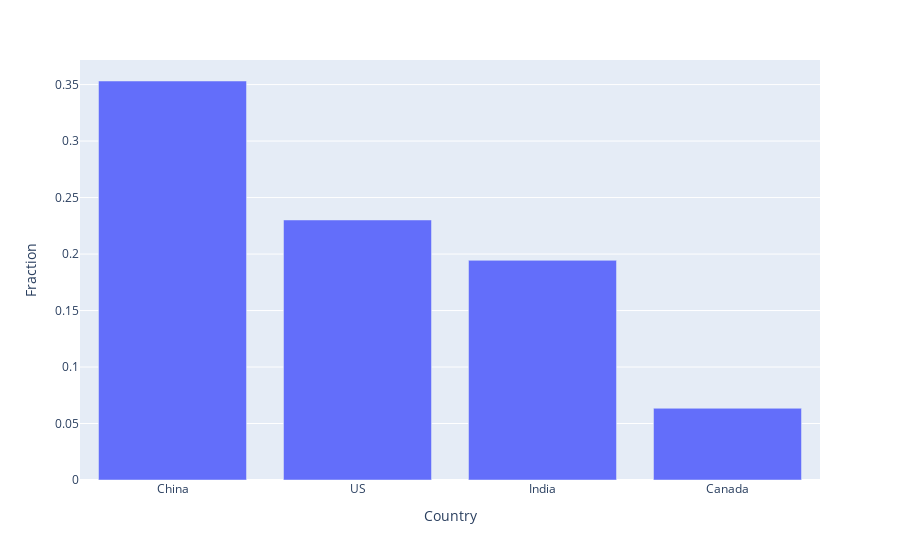

The notebook cell saved with this chart:
### Markdown cell above
# 3. What countries are people from?

### Code cell
from_china = degrees.groupby('id')['Country'].apply(set).apply(lambda x: 'China' in x).mean()
from_india = degrees.groupby('id')['Country'].apply(set).apply(lambda x: 'India' in x).mean()
from_us = degrees.groupby('id')['Country'].apply(set).apply(lambda x: len(x) == 1 and 'United States' in x).mean()
from_canada = degrees.groupby('id')['Country'].apply(set).apply(lambda x: 'Canada' in x).mean()
from_ = pd.DataFrame({'Country': ['China', 'US', 'India', 'Canada'], 'Fraction': [from_china, from_us, from_india, from_canada]})
px.bar(from_, x='Country', y='Fraction')

### Figure 1 — Plotly figure (JSON) as saved in the notebook; plotly's stock layout.template omitted (floating-point values rounded to 4 significant figures)
{"data": [{"alignmentgroup": "True", "hovertemplate": "Country=%{x}<br>Fraction=%{y}<extra></extra>", "legendgroup": "", "marker": {"color": "#636efa"}, "name": "", "offsetgroup": "", "orientation": "v", "showlegend": false, "textposition": "auto", "type": "bar", "x": ["China", "US", "India", "Canada"], "xaxis": "x", "y": [0.3532, 0.2302, 0.1944, 0.06349], "yaxis": "y"}], "layout": {"barmode": "relative", "legend": {"tracegroupgap": 0}, "margin": {"t": 60}, "xaxis": {"anchor": "y", "domain": [0, 1], "title": {"text": "Country"}}, "yaxis": {"anchor": "x", "domain": [0, 1], "title": {"text": "Fraction"}}}}
